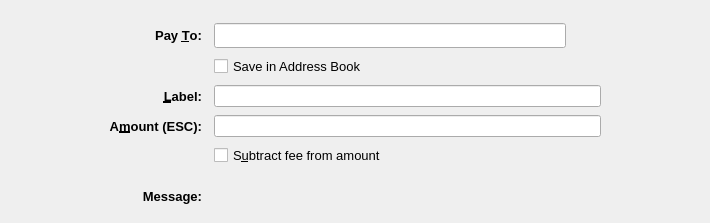
<?xml version="1.0" encoding="UTF-8"?>
<ui version="4.0">
 <class>SendCoinsEntry</class>
 <widget class="QStackedWidget" name="SendCoinsEntry">
  <property name="geometry">
   <rect>
    <x>0</x>
    <y>0</y>
    <width>710</width>
    <height>223</height>
   </rect>
  </property>
  <property name="focusPolicy">
   <enum>Qt::TabFocus</enum>
  </property>
  <property name="autoFillBackground">
   <bool>false</bool>
  </property>
  <property name="styleSheet">
   <string notr="true"/>
  </property>
  <property name="currentIndex">
   <number>0</number>
  </property>
  <widget class="QFrame" name="SendCoins">
   <property name="toolTip">
    <string>This is a normal payment.</string>
   </property>
   <property name="frameShape">
    <enum>QFrame::NoFrame</enum>
   </property>
   <layout class="QGridLayout" name="gridLayout">
    <property name="topMargin">
     <number>8</number>
    </property>
    <property name="bottomMargin">
     <number>4</number>
    </property>
    <property name="horizontalSpacing">
     <number>12</number>
    </property>
    <property name="verticalSpacing">
     <number>8</number>
    </property>
    <item row="1" column="0">
     <spacer name="horizontalSpacer">
      <property name="orientation">
       <enum>Qt::Horizontal</enum>
      </property>
      <property name="sizeType">
       <enum>QSizePolicy::Maximum</enum>
      </property>
      <property name="sizeHint" stdset="0">
       <size>
        <width>100</width>
        <height>20</height>
       </size>
      </property>
     </spacer>
    </item>
    <item row="3" column="2">
     <widget class="QLineEdit" name="addAsLabel">
      <property name="sizePolicy">
       <sizepolicy hsizetype="Expanding" vsizetype="Expanding">
        <horstretch>0</horstretch>
        <verstretch>0</verstretch>
       </sizepolicy>
      </property>
      <property name="toolTip">
       <string>Enter a label for this address to add it to the list of used addresses</string>
      </property>
      <property name="styleSheet">
       <string notr="true"/>
      </property>
     </widget>
    </item>
    <item row="0" column="2">
     <spacer name="verticalSpacer">
      <property name="orientation">
       <enum>Qt::Vertical</enum>
      </property>
      <property name="sizeHint" stdset="0">
       <size>
        <width>20</width>
        <height>40</height>
       </size>
      </property>
     </spacer>
    </item>
    <item row="1" column="3">
     <spacer name="horizontalSpacer_2">
      <property name="orientation">
       <enum>Qt::Horizontal</enum>
      </property>
      <property name="sizeType">
       <enum>QSizePolicy::Maximum</enum>
      </property>
      <property name="sizeHint" stdset="0">
       <size>
        <width>100</width>
        <height>20</height>
       </size>
      </property>
     </spacer>
    </item>
    <item row="12" column="2">
     <widget class="QLabel" name="messageTextLabel">
      <property name="toolTip">
       <string>A message that was attached to the elspero: URI which will be stored with the transaction for your reference. Note: This message will not be sent over the Elspero network.</string>
      </property>
      <property name="styleSheet">
       <string notr="true"/>
      </property>
      <property name="textFormat">
       <enum>Qt::PlainText</enum>
      </property>
     </widget>
    </item>
    <item row="1" column="1">
     <widget class="QLabel" name="payToLabel">
      <property name="font">
       <font>
        <pointsize>10</pointsize>
        <weight>75</weight>
        <bold>true</bold>
       </font>
      </property>
      <property name="text">
       <string>Pay &amp;To:</string>
      </property>
      <property name="alignment">
       <set>Qt::AlignRight|Qt::AlignTrailing|Qt::AlignVCenter</set>
      </property>
      <property name="buddy">
       <cstring>payTo</cstring>
      </property>
     </widget>
    </item>
    <item row="12" column="1">
     <widget class="QLabel" name="messageLabel">
      <property name="font">
       <font>
        <pointsize>10</pointsize>
        <weight>75</weight>
        <bold>true</bold>
       </font>
      </property>
      <property name="text">
       <string>Message:</string>
      </property>
      <property name="alignment">
       <set>Qt::AlignRight|Qt::AlignTrailing|Qt::AlignVCenter</set>
      </property>
     </widget>
    </item>
    <item row="6" column="2">
     <layout class="QHBoxLayout" name="horizontalLayoutAmount" stretch="0">
      <item>
       <widget class="ElsperoAmountField" name="payAmount">
        <property name="sizePolicy">
         <sizepolicy hsizetype="Expanding" vsizetype="Expanding">
          <horstretch>0</horstretch>
          <verstretch>0</verstretch>
         </sizepolicy>
        </property>
        <property name="styleSheet">
         <string notr="true"/>
        </property>
       </widget>
      </item>
     </layout>
    </item>
    <item row="3" column="1">
     <widget class="QLabel" name="labellLabel">
      <property name="font">
       <font>
        <pointsize>10</pointsize>
        <weight>75</weight>
        <bold>true</bold>
       </font>
      </property>
      <property name="text">
       <string>&amp;Label:</string>
      </property>
      <property name="alignment">
       <set>Qt::AlignRight|Qt::AlignTrailing|Qt::AlignVCenter</set>
      </property>
      <property name="buddy">
       <cstring>addAsLabel</cstring>
      </property>
     </widget>
    </item>
    <item row="1" column="2">
     <layout class="QHBoxLayout" name="payToLayout">
      <property name="spacing">
       <number>0</number>
      </property>
      <item>
       <widget class="QValidatedLineEdit" name="payTo">
        <property name="sizePolicy">
         <sizepolicy hsizetype="Expanding" vsizetype="Expanding">
          <horstretch>0</horstretch>
          <verstretch>0</verstretch>
         </sizepolicy>
        </property>
        <property name="toolTip">
         <string>The Elspero address to send the payment to</string>
        </property>
        <property name="styleSheet">
         <string notr="true"/>
        </property>
       </widget>
      </item>
      <item>
       <widget class="QToolButton" name="addressBookButton">
        <property name="toolTip">
         <string notr="true"/>
        </property>
        <property name="styleSheet">
         <string notr="true">border:0;background:transparent</string>
        </property>
        <property name="text">
         <string/>
        </property>
        <property name="icon">
         <iconset resource="../elspero.qrc">
          <normaloff>:/icons/address-book</normaloff>:/icons/address-book</iconset>
        </property>
        <property name="iconSize">
         <size>
          <width>22</width>
          <height>22</height>
         </size>
        </property>
        <property name="shortcut">
         <string>Alt+A</string>
        </property>
       </widget>
      </item>
      <item>
       <spacer name="horizontalSpacer_3">
        <property name="orientation">
         <enum>Qt::Horizontal</enum>
        </property>
        <property name="sizeType">
         <enum>QSizePolicy::Maximum</enum>
        </property>
        <property name="sizeHint" stdset="0">
         <size>
          <width>10</width>
          <height>20</height>
         </size>
        </property>
       </spacer>
      </item>
     </layout>
    </item>
    <item row="10" column="2">
     <spacer name="verticalSpacer_3">
      <property name="orientation">
       <enum>Qt::Vertical</enum>
      </property>
      <property name="sizeHint" stdset="0">
       <size>
        <width>20</width>
        <height>40</height>
       </size>
      </property>
     </spacer>
    </item>
    <item row="2" column="2">
     <widget class="QCheckBox" name="addressBookCheckBox">
      <property name="font">
       <font>
        <pointsize>10</pointsize>
       </font>
      </property>
      <property name="text">
       <string>Save in Address Book</string>
      </property>
     </widget>
    </item>
    <item row="6" column="1">
     <widget class="QLabel" name="amountLabel">
      <property name="font">
       <font>
        <pointsize>10</pointsize>
        <weight>75</weight>
        <bold>true</bold>
       </font>
      </property>
      <property name="text">
       <string>A&amp;mount (ESC):</string>
      </property>
      <property name="alignment">
       <set>Qt::AlignRight|Qt::AlignTrailing|Qt::AlignVCenter</set>
      </property>
      <property name="buddy">
       <cstring>payAmount</cstring>
      </property>
     </widget>
    </item>
    <item row="13" column="2">
     <spacer name="verticalSpacer_2">
      <property name="orientation">
       <enum>Qt::Vertical</enum>
      </property>
      <property name="sizeHint" stdset="0">
       <size>
        <width>20</width>
        <height>40</height>
       </size>
      </property>
     </spacer>
    </item>
    <item row="7" column="2">
     <widget class="QCheckBox" name="checkboxSubtractFeeFromAmount">
      <property name="font">
       <font>
        <pointsize>10</pointsize>
       </font>
      </property>
      <property name="toolTip">
       <string>The fee will be deducted from the amount being sent. The recipient will receive less elsperos than you enter in the amount field. If multiple recipients are selected, the fee is split equally.</string>
      </property>
      <property name="text">
       <string>S&amp;ubtract fee from amount</string>
      </property>
     </widget>
    </item>
   </layout>
  </widget>
  <widget class="QFrame" name="SendCoins_UnauthenticatedPaymentRequest">
   <property name="palette">
    <palette>
     <active>
      <colorrole role="WindowText">
       <brush brushstyle="SolidPattern">
        <color alpha="255">
         <red>0</red>
         <green>0</green>
         <blue>0</blue>
        </color>
       </brush>
      </colorrole>
      <colorrole role="Button">
       <brush brushstyle="SolidPattern">
        <color alpha="255">
         <red>239</red>
         <green>241</green>
         <blue>244</blue>
        </color>
       </brush>
      </colorrole>
      <colorrole role="Light">
       <brush brushstyle="SolidPattern">
        <color alpha="255">
         <red>255</red>
         <green>255</green>
         <blue>255</blue>
        </color>
       </brush>
      </colorrole>
      <colorrole role="Midlight">
       <brush brushstyle="SolidPattern">
        <color alpha="255">
         <red>255</red>
         <green>255</green>
         <blue>191</blue>
        </color>
       </brush>
      </colorrole>
      <colorrole role="Dark">
       <brush brushstyle="SolidPattern">
        <color alpha="255">
         <red>127</red>
         <green>127</green>
         <blue>63</blue>
        </color>
       </brush>
      </colorrole>
      <colorrole role="Mid">
       <brush brushstyle="SolidPattern">
        <color alpha="255">
         <red>170</red>
         <green>170</green>
         <blue>84</blue>
        </color>
       </brush>
      </colorrole>
      <colorrole role="Text">
       <brush brushstyle="SolidPattern">
        <color alpha="255">
         <red>0</red>
         <green>0</green>
         <blue>0</blue>
        </color>
       </brush>
      </colorrole>
      <colorrole role="BrightText">
       <brush brushstyle="SolidPattern">
        <color alpha="255">
         <red>255</red>
         <green>255</green>
         <blue>255</blue>
        </color>
       </brush>
      </colorrole>
      <colorrole role="ButtonText">
       <brush brushstyle="SolidPattern">
        <color alpha="255">
         <red>0</red>
         <green>0</green>
         <blue>0</blue>
        </color>
       </brush>
      </colorrole>
      <colorrole role="Base">
       <brush brushstyle="SolidPattern">
        <color alpha="255">
         <red>239</red>
         <green>241</green>
         <blue>244</blue>
        </color>
       </brush>
      </colorrole>
      <colorrole role="Window">
       <brush brushstyle="SolidPattern">
        <color alpha="255">
         <red>239</red>
         <green>241</green>
         <blue>244</blue>
        </color>
       </brush>
      </colorrole>
      <colorrole role="Shadow">
       <brush brushstyle="SolidPattern">
        <color alpha="255">
         <red>0</red>
         <green>0</green>
         <blue>0</blue>
        </color>
       </brush>
      </colorrole>
      <colorrole role="AlternateBase">
       <brush brushstyle="SolidPattern">
        <color alpha="255">
         <red>255</red>
         <green>255</green>
         <blue>191</blue>
        </color>
       </brush>
      </colorrole>
      <colorrole role="ToolTipBase">
       <brush brushstyle="SolidPattern">
        <color alpha="255">
         <red>255</red>
         <green>255</green>
         <blue>220</blue>
        </color>
       </brush>
      </colorrole>
      <colorrole role="ToolTipText">
       <brush brushstyle="SolidPattern">
        <color alpha="255">
         <red>0</red>
         <green>0</green>
         <blue>0</blue>
        </color>
       </brush>
      </colorrole>
     </active>
     <inactive>
      <colorrole role="WindowText">
       <brush brushstyle="SolidPattern">
        <color alpha="255">
         <red>0</red>
         <green>0</green>
         <blue>0</blue>
        </color>
       </brush>
      </colorrole>
      <colorrole role="Button">
       <brush brushstyle="SolidPattern">
        <color alpha="255">
         <red>239</red>
         <green>241</green>
         <blue>244</blue>
        </color>
       </brush>
      </colorrole>
      <colorrole role="Light">
       <brush brushstyle="SolidPattern">
        <color alpha="255">
         <red>255</red>
         <green>255</green>
         <blue>255</blue>
        </color>
       </brush>
      </colorrole>
      <colorrole role="Midlight">
       <brush brushstyle="SolidPattern">
        <color alpha="255">
         <red>255</red>
         <green>255</green>
         <blue>191</blue>
        </color>
       </brush>
      </colorrole>
      <colorrole role="Dark">
       <brush brushstyle="SolidPattern">
        <color alpha="255">
         <red>127</red>
         <green>127</green>
         <blue>63</blue>
        </color>
       </brush>
      </colorrole>
      <colorrole role="Mid">
       <brush brushstyle="SolidPattern">
        <color alpha="255">
         <red>170</red>
         <green>170</green>
         <blue>84</blue>
        </color>
       </brush>
      </colorrole>
      <colorrole role="Text">
       <brush brushstyle="SolidPattern">
        <color alpha="255">
         <red>0</red>
         <green>0</green>
         <blue>0</blue>
        </color>
       </brush>
      </colorrole>
      <colorrole role="BrightText">
       <brush brushstyle="SolidPattern">
        <color alpha="255">
         <red>255</red>
         <green>255</green>
         <blue>255</blue>
        </color>
       </brush>
      </colorrole>
      <colorrole role="ButtonText">
       <brush brushstyle="SolidPattern">
        <color alpha="255">
         <red>0</red>
         <green>0</green>
         <blue>0</blue>
        </color>
       </brush>
      </colorrole>
      <colorrole role="Base">
       <brush brushstyle="SolidPattern">
        <color alpha="255">
         <red>239</red>
         <green>241</green>
         <blue>244</blue>
        </color>
       </brush>
      </colorrole>
      <colorrole role="Window">
       <brush brushstyle="SolidPattern">
        <color alpha="255">
         <red>239</red>
         <green>241</green>
         <blue>244</blue>
        </color>
       </brush>
      </colorrole>
      <colorrole role="Shadow">
       <brush brushstyle="SolidPattern">
        <color alpha="255">
         <red>0</red>
         <green>0</green>
         <blue>0</blue>
        </color>
       </brush>
      </colorrole>
      <colorrole role="AlternateBase">
       <brush brushstyle="SolidPattern">
        <color alpha="255">
         <red>255</red>
         <green>255</green>
         <blue>191</blue>
        </color>
       </brush>
      </colorrole>
      <colorrole role="ToolTipBase">
       <brush brushstyle="SolidPattern">
        <color alpha="255">
         <red>255</red>
         <green>255</green>
         <blue>220</blue>
        </color>
       </brush>
      </colorrole>
      <colorrole role="ToolTipText">
       <brush brushstyle="SolidPattern">
        <color alpha="255">
         <red>0</red>
         <green>0</green>
         <blue>0</blue>
        </color>
       </brush>
      </colorrole>
     </inactive>
     <disabled>
      <colorrole role="WindowText">
       <brush brushstyle="SolidPattern">
        <color alpha="255">
         <red>127</red>
         <green>127</green>
         <blue>63</blue>
        </color>
       </brush>
      </colorrole>
      <colorrole role="Button">
       <brush brushstyle="SolidPattern">
        <color alpha="255">
         <red>239</red>
         <green>241</green>
         <blue>244</blue>
        </color>
       </brush>
      </colorrole>
      <colorrole role="Light">
       <brush brushstyle="SolidPattern">
        <color alpha="255">
         <red>255</red>
         <green>255</green>
         <blue>255</blue>
        </color>
       </brush>
      </colorrole>
      <colorrole role="Midlight">
       <brush brushstyle="SolidPattern">
        <color alpha="255">
         <red>255</red>
         <green>255</green>
         <blue>191</blue>
        </color>
       </brush>
      </colorrole>
      <colorrole role="Dark">
       <brush brushstyle="SolidPattern">
        <color alpha="255">
         <red>127</red>
         <green>127</green>
         <blue>63</blue>
        </color>
       </brush>
      </colorrole>
      <colorrole role="Mid">
       <brush brushstyle="SolidPattern">
        <color alpha="255">
         <red>170</red>
         <green>170</green>
         <blue>84</blue>
        </color>
       </brush>
      </colorrole>
      <colorrole role="Text">
       <brush brushstyle="SolidPattern">
        <color alpha="255">
         <red>127</red>
         <green>127</green>
         <blue>63</blue>
        </color>
       </brush>
      </colorrole>
      <colorrole role="BrightText">
       <brush brushstyle="SolidPattern">
        <color alpha="255">
         <red>255</red>
         <green>255</green>
         <blue>255</blue>
        </color>
       </brush>
      </colorrole>
      <colorrole role="ButtonText">
       <brush brushstyle="SolidPattern">
        <color alpha="255">
         <red>127</red>
         <green>127</green>
         <blue>63</blue>
        </color>
       </brush>
      </colorrole>
      <colorrole role="Base">
       <brush brushstyle="SolidPattern">
        <color alpha="255">
         <red>239</red>
         <green>241</green>
         <blue>244</blue>
        </color>
       </brush>
      </colorrole>
      <colorrole role="Window">
       <brush brushstyle="SolidPattern">
        <color alpha="255">
         <red>239</red>
         <green>241</green>
         <blue>244</blue>
        </color>
       </brush>
      </colorrole>
      <colorrole role="Shadow">
       <brush brushstyle="SolidPattern">
        <color alpha="255">
         <red>0</red>
         <green>0</green>
         <blue>0</blue>
        </color>
       </brush>
      </colorrole>
      <colorrole role="AlternateBase">
       <brush brushstyle="SolidPattern">
        <color alpha="255">
         <red>255</red>
         <green>255</green>
         <blue>127</blue>
        </color>
       </brush>
      </colorrole>
      <colorrole role="ToolTipBase">
       <brush brushstyle="SolidPattern">
        <color alpha="255">
         <red>255</red>
         <green>255</green>
         <blue>220</blue>
        </color>
       </brush>
      </colorrole>
      <colorrole role="ToolTipText">
       <brush brushstyle="SolidPattern">
        <color alpha="255">
         <red>0</red>
         <green>0</green>
         <blue>0</blue>
        </color>
       </brush>
      </colorrole>
     </disabled>
    </palette>
   </property>
   <property name="toolTip">
    <string>This is an unauthenticated payment request.</string>
   </property>
   <property name="autoFillBackground">
    <bool>false</bool>
   </property>
   <property name="frameShape">
    <enum>QFrame::NoFrame</enum>
   </property>
   <layout class="QGridLayout" name="gridLayout_is">
    <property name="spacing">
     <number>12</number>
    </property>
    <item row="0" column="0">
     <widget class="QLabel" name="payToLabel_is">
      <property name="text">
       <string>Pay To:</string>
      </property>
      <property name="alignment">
       <set>Qt::AlignRight|Qt::AlignTrailing|Qt::AlignVCenter</set>
      </property>
     </widget>
    </item>
    <item row="0" column="1">
     <layout class="QHBoxLayout" name="payToLayout_is">
      <property name="spacing">
       <number>0</number>
      </property>
      <item>
       <widget class="QLabel" name="payTo_is">
        <property name="styleSheet">
         <string notr="true">background: #fff; border-radius: 4px; border: 1px solid #000; padding:2px</string>
        </property>
       </widget>
      </item>
      <item>
       <widget class="QToolButton" name="deleteButton_is">
        <property name="toolTip">
         <string>Remove this entry</string>
        </property>
        <property name="text">
         <string/>
        </property>
        <property name="icon">
         <iconset resource="../elspero.qrc">
          <normaloff>:/icons/remove</normaloff>:/icons/remove</iconset>
        </property>
       </widget>
      </item>
     </layout>
    </item>
    <item row="1" column="0">
     <widget class="QLabel" name="memoLabel_is">
      <property name="text">
       <string>Memo:</string>
      </property>
      <property name="alignment">
       <set>Qt::AlignRight|Qt::AlignTrailing|Qt::AlignVCenter</set>
      </property>
     </widget>
    </item>
    <item row="1" column="1">
     <widget class="QLabel" name="memoTextLabel_is">
      <property name="styleSheet">
       <string notr="true">background: #fff; border-radius: 4px; border: 1px solid #000; padding:2px</string>
      </property>
      <property name="textFormat">
       <enum>Qt::PlainText</enum>
      </property>
     </widget>
    </item>
    <item row="2" column="0">
     <widget class="QLabel" name="amountLabel_is">
      <property name="text">
       <string>A&amp;mount:</string>
      </property>
      <property name="alignment">
       <set>Qt::AlignRight|Qt::AlignTrailing|Qt::AlignVCenter</set>
      </property>
      <property name="buddy">
       <cstring>payAmount_is</cstring>
      </property>
     </widget>
    </item>
    <item row="2" column="1">
     <widget class="ElsperoAmountField" name="payAmount_is">
      <property name="acceptDrops">
       <bool>false</bool>
      </property>
      <property name="styleSheet">
       <string notr="true">background: #fff; border-radius: 4px; border: 1px solid #000; padding:2px</string>
      </property>
     </widget>
    </item>
   </layout>
  </widget>
  <widget class="QFrame" name="SendCoins_AuthenticatedPaymentRequest">
   <property name="palette">
    <palette>
     <active>
      <colorrole role="WindowText">
       <brush brushstyle="SolidPattern">
        <color alpha="255">
         <red>0</red>
         <green>0</green>
         <blue>0</blue>
        </color>
       </brush>
      </colorrole>
      <colorrole role="Button">
       <brush brushstyle="SolidPattern">
        <color alpha="255">
         <red>239</red>
         <green>241</green>
         <blue>244</blue>
        </color>
       </brush>
      </colorrole>
      <colorrole role="Light">
       <brush brushstyle="SolidPattern">
        <color alpha="255">
         <red>230</red>
         <green>255</green>
         <blue>224</blue>
        </color>
       </brush>
      </colorrole>
      <colorrole role="Midlight">
       <brush brushstyle="SolidPattern">
        <color alpha="255">
         <red>185</red>
         <green>243</green>
         <blue>171</blue>
        </color>
       </brush>
      </colorrole>
      <colorrole role="Dark">
       <brush brushstyle="SolidPattern">
        <color alpha="255">
         <red>70</red>
         <green>116</green>
         <blue>59</blue>
        </color>
       </brush>
      </colorrole>
      <colorrole role="Mid">
       <brush brushstyle="SolidPattern">
        <color alpha="255">
         <red>93</red>
         <green>155</green>
         <blue>79</blue>
        </color>
       </brush>
      </colorrole>
      <colorrole role="Text">
       <brush brushstyle="SolidPattern">
        <color alpha="255">
         <red>0</red>
         <green>0</green>
         <blue>0</blue>
        </color>
       </brush>
      </colorrole>
      <colorrole role="BrightText">
       <brush brushstyle="SolidPattern">
        <color alpha="255">
         <red>155</red>
         <green>255</green>
         <blue>147</blue>
        </color>
       </brush>
      </colorrole>
      <colorrole role="ButtonText">
       <brush brushstyle="SolidPattern">
        <color alpha="255">
         <red>0</red>
         <green>0</green>
         <blue>0</blue>
        </color>
       </brush>
      </colorrole>
      <colorrole role="Base">
       <brush brushstyle="SolidPattern">
        <color alpha="255">
         <red>239</red>
         <green>241</green>
         <blue>244</blue>
        </color>
       </brush>
      </colorrole>
      <colorrole role="Window">
       <brush brushstyle="SolidPattern">
        <color alpha="255">
         <red>239</red>
         <green>241</green>
         <blue>244</blue>
        </color>
       </brush>
      </colorrole>
      <colorrole role="Shadow">
       <brush brushstyle="SolidPattern">
        <color alpha="255">
         <red>0</red>
         <green>0</green>
         <blue>0</blue>
        </color>
       </brush>
      </colorrole>
      <colorrole role="AlternateBase">
       <brush brushstyle="SolidPattern">
        <color alpha="255">
         <red>197</red>
         <green>243</green>
         <blue>187</blue>
        </color>
       </brush>
      </colorrole>
      <colorrole role="NoRole">
       <brush brushstyle="SolidPattern">
        <color alpha="255">
         <red>125</red>
         <green>194</green>
         <blue>122</blue>
        </color>
       </brush>
      </colorrole>
      <colorrole role="ToolTipBase">
       <brush brushstyle="SolidPattern">
        <color alpha="255">
         <red>255</red>
         <green>255</green>
         <blue>220</blue>
        </color>
       </brush>
      </colorrole>
      <colorrole role="ToolTipText">
       <brush brushstyle="SolidPattern">
        <color alpha="255">
         <red>0</red>
         <green>0</green>
         <blue>0</blue>
        </color>
       </brush>
      </colorrole>
     </active>
     <inactive>
      <colorrole role="WindowText">
       <brush brushstyle="SolidPattern">
        <color alpha="255">
         <red>0</red>
         <green>0</green>
         <blue>0</blue>
        </color>
       </brush>
      </colorrole>
      <colorrole role="Button">
       <brush brushstyle="SolidPattern">
        <color alpha="255">
         <red>239</red>
         <green>241</green>
         <blue>244</blue>
        </color>
       </brush>
      </colorrole>
      <colorrole role="Light">
       <brush brushstyle="SolidPattern">
        <color alpha="255">
         <red>230</red>
         <green>255</green>
         <blue>224</blue>
        </color>
       </brush>
      </colorrole>
      <colorrole role="Midlight">
       <brush brushstyle="SolidPattern">
        <color alpha="255">
         <red>185</red>
         <green>243</green>
         <blue>171</blue>
        </color>
       </brush>
      </colorrole>
      <colorrole role="Dark">
       <brush brushstyle="SolidPattern">
        <color alpha="255">
         <red>70</red>
         <green>116</green>
         <blue>59</blue>
        </color>
       </brush>
      </colorrole>
      <colorrole role="Mid">
       <brush brushstyle="SolidPattern">
        <color alpha="255">
         <red>93</red>
         <green>155</green>
         <blue>79</blue>
        </color>
       </brush>
      </colorrole>
      <colorrole role="Text">
       <brush brushstyle="SolidPattern">
        <color alpha="255">
         <red>0</red>
         <green>0</green>
         <blue>0</blue>
        </color>
       </brush>
      </colorrole>
      <colorrole role="BrightText">
       <brush brushstyle="SolidPattern">
        <color alpha="255">
         <red>155</red>
         <green>255</green>
         <blue>147</blue>
        </color>
       </brush>
      </colorrole>
      <colorrole role="ButtonText">
       <brush brushstyle="SolidPattern">
        <color alpha="255">
         <red>0</red>
         <green>0</green>
         <blue>0</blue>
        </color>
       </brush>
      </colorrole>
      <colorrole role="Base">
       <brush brushstyle="SolidPattern">
        <color alpha="255">
         <red>239</red>
         <green>241</green>
         <blue>244</blue>
        </color>
       </brush>
      </colorrole>
      <colorrole role="Window">
       <brush brushstyle="SolidPattern">
        <color alpha="255">
         <red>239</red>
         <green>241</green>
         <blue>244</blue>
        </color>
       </brush>
      </colorrole>
      <colorrole role="Shadow">
       <brush brushstyle="SolidPattern">
        <color alpha="255">
         <red>0</red>
         <green>0</green>
         <blue>0</blue>
        </color>
       </brush>
      </colorrole>
      <colorrole role="AlternateBase">
       <brush brushstyle="SolidPattern">
        <color alpha="255">
         <red>197</red>
         <green>243</green>
         <blue>187</blue>
        </color>
       </brush>
      </colorrole>
      <colorrole role="NoRole">
       <brush brushstyle="SolidPattern">
        <color alpha="255">
         <red>125</red>
         <green>194</green>
         <blue>122</blue>
        </color>
       </brush>
      </colorrole>
      <colorrole role="ToolTipBase">
       <brush brushstyle="SolidPattern">
        <color alpha="255">
         <red>255</red>
         <green>255</green>
         <blue>220</blue>
        </color>
       </brush>
      </colorrole>
      <colorrole role="ToolTipText">
       <brush brushstyle="SolidPattern">
        <color alpha="255">
         <red>0</red>
         <green>0</green>
         <blue>0</blue>
        </color>
       </brush>
      </colorrole>
     </inactive>
     <disabled>
      <colorrole role="WindowText">
       <brush brushstyle="SolidPattern">
        <color alpha="255">
         <red>70</red>
         <green>116</green>
         <blue>59</blue>
        </color>
       </brush>
      </colorrole>
      <colorrole role="Button">
       <brush brushstyle="SolidPattern">
        <color alpha="255">
         <red>239</red>
         <green>241</green>
         <blue>244</blue>
        </color>
       </brush>
      </colorrole>
      <colorrole role="Light">
       <brush brushstyle="SolidPattern">
        <color alpha="255">
         <red>230</red>
         <green>255</green>
         <blue>224</blue>
        </color>
       </brush>
      </colorrole>
      <colorrole role="Midlight">
       <brush brushstyle="SolidPattern">
        <color alpha="255">
         <red>185</red>
         <green>243</green>
         <blue>171</blue>
        </color>
       </brush>
      </colorrole>
      <colorrole role="Dark">
       <brush brushstyle="SolidPattern">
        <color alpha="255">
         <red>70</red>
         <green>116</green>
         <blue>59</blue>
        </color>
       </brush>
      </colorrole>
      <colorrole role="Mid">
       <brush brushstyle="SolidPattern">
        <color alpha="255">
         <red>93</red>
         <green>155</green>
         <blue>79</blue>
        </color>
       </brush>
      </colorrole>
      <colorrole role="Text">
       <brush brushstyle="SolidPattern">
        <color alpha="255">
         <red>70</red>
         <green>116</green>
         <blue>59</blue>
        </color>
       </brush>
      </colorrole>
      <colorrole role="BrightText">
       <brush brushstyle="SolidPattern">
        <color alpha="255">
         <red>155</red>
         <green>255</green>
         <blue>147</blue>
        </color>
       </brush>
      </colorrole>
      <colorrole role="ButtonText">
       <brush brushstyle="SolidPattern">
        <color alpha="255">
         <red>70</red>
         <green>116</green>
         <blue>59</blue>
        </color>
       </brush>
      </colorrole>
      <colorrole role="Base">
       <brush brushstyle="SolidPattern">
        <color alpha="255">
         <red>239</red>
         <green>241</green>
         <blue>244</blue>
        </color>
       </brush>
      </colorrole>
      <colorrole role="Window">
       <brush brushstyle="SolidPattern">
        <color alpha="255">
         <red>239</red>
         <green>241</green>
         <blue>244</blue>
        </color>
       </brush>
      </colorrole>
      <colorrole role="Shadow">
       <brush brushstyle="SolidPattern">
        <color alpha="255">
         <red>0</red>
         <green>0</green>
         <blue>0</blue>
        </color>
       </brush>
      </colorrole>
      <colorrole role="AlternateBase">
       <brush brushstyle="SolidPattern">
        <color alpha="255">
         <red>140</red>
         <green>232</green>
         <blue>119</blue>
        </color>
       </brush>
      </colorrole>
      <colorrole role="NoRole">
       <brush brushstyle="SolidPattern">
        <color alpha="255">
         <red>125</red>
         <green>194</green>
         <blue>122</blue>
        </color>
       </brush>
      </colorrole>
      <colorrole role="ToolTipBase">
       <brush brushstyle="SolidPattern">
        <color alpha="255">
         <red>255</red>
         <green>255</green>
         <blue>220</blue>
        </color>
       </brush>
      </colorrole>
      <colorrole role="ToolTipText">
       <brush brushstyle="SolidPattern">
        <color alpha="255">
         <red>0</red>
         <green>0</green>
         <blue>0</blue>
        </color>
       </brush>
      </colorrole>
     </disabled>
    </palette>
   </property>
   <property name="toolTip">
    <string>This is an authenticated payment request.</string>
   </property>
   <property name="autoFillBackground">
    <bool>false</bool>
   </property>
   <property name="styleSheet">
    <string notr="true">background: #eff1f4; border: 0</string>
   </property>
   <property name="frameShape">
    <enum>QFrame::NoFrame</enum>
   </property>
   <layout class="QGridLayout" name="gridLayout_s">
    <property name="spacing">
     <number>12</number>
    </property>
    <item row="0" column="0">
     <widget class="QLabel" name="payToLabel_s">
      <property name="text">
       <string>Pay To:</string>
      </property>
      <property name="alignment">
       <set>Qt::AlignRight|Qt::AlignTrailing|Qt::AlignVCenter</set>
      </property>
     </widget>
    </item>
    <item row="0" column="1">
     <layout class="QHBoxLayout" name="payToLayout_s">
      <property name="spacing">
       <number>0</number>
      </property>
      <item>
       <widget class="QLabel" name="payTo_s">
        <property name="styleSheet">
         <string notr="true">background: #fff; border-radius: 4px; border: 1px solid #000; padding:2px</string>
        </property>
        <property name="textFormat">
         <enum>Qt::PlainText</enum>
        </property>
       </widget>
      </item>
      <item>
       <widget class="QToolButton" name="deleteButton_s">
        <property name="toolTip">
         <string>Remove this entry</string>
        </property>
        <property name="text">
         <string/>
        </property>
        <property name="icon">
         <iconset resource="../elspero.qrc">
          <normaloff>:/icons/remove</normaloff>:/icons/remove</iconset>
        </property>
       </widget>
      </item>
     </layout>
    </item>
    <item row="1" column="0">
     <widget class="QLabel" name="memoLabel_s">
      <property name="text">
       <string>Memo:</string>
      </property>
      <property name="alignment">
       <set>Qt::AlignRight|Qt::AlignTrailing|Qt::AlignVCenter</set>
      </property>
     </widget>
    </item>
    <item row="1" column="1">
     <widget class="QLabel" name="memoTextLabel_s">
      <property name="styleSheet">
       <string notr="true">background: #fff; border-radius: 4px; border: 1px solid #000; padding:2px</string>
      </property>
      <property name="textFormat">
       <enum>Qt::PlainText</enum>
      </property>
     </widget>
    </item>
    <item row="2" column="0">
     <widget class="QLabel" name="amountLabel_s">
      <property name="text">
       <string>A&amp;mount:</string>
      </property>
      <property name="alignment">
       <set>Qt::AlignRight|Qt::AlignTrailing|Qt::AlignVCenter</set>
      </property>
      <property name="buddy">
       <cstring>payAmount_s</cstring>
      </property>
     </widget>
    </item>
    <item row="2" column="1">
     <widget class="ElsperoAmountField" name="payAmount_s">
      <property name="acceptDrops">
       <bool>false</bool>
      </property>
      <property name="styleSheet">
       <string notr="true">background: #fff; border-radius: 4px; border: 1px solid #000; padding:2px</string>
      </property>
     </widget>
    </item>
   </layout>
  </widget>
 </widget>
 <customwidgets>
  <customwidget>
   <class>QValidatedLineEdit</class>
   <extends>QLineEdit</extends>
   <header>qvalidatedlineedit.h</header>
  </customwidget>
  <customwidget>
   <class>ElsperoAmountField</class>
   <extends>QLineEdit</extends>
   <header>elsperoamountfield.h</header>
   <container>1</container>
  </customwidget>
 </customwidgets>
 <tabstops>
  <tabstop>payTo</tabstop>
  <tabstop>addressBookButton</tabstop>
  <tabstop>payAmount</tabstop>
  <tabstop>payAmount_is</tabstop>
  <tabstop>deleteButton_is</tabstop>
  <tabstop>payAmount_s</tabstop>
  <tabstop>deleteButton_s</tabstop>
 </tabstops>
 <resources>
  <include location="../elspero.qrc"/>
 </resources>
 <connections/>
</ui>
